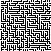

The script that saved this image:
import sys
import numpy as np
from PIL import Image

sys.setrecursionlimit(3000)
print("Recursion limit: ", sys.getrecursionlimit())

# Start at upper-leftmost position in the maze
#     Call recursive backtracker function with that location
#
#     function recursiveBacktracker(curr_location):
#       Is the curr_location the end?  If so, we're done!
#       Otherwise:
#         Get all the curr_location neighbors (not walls, of course!)
#         Go through the neighbors:
#           If we haven't already explored that neighbor location,
#             Recursively call recursiveBacktracker with neighbor as current location
#             If that recusive call found a solution, return it
#             If not, then keep checking all the neighbors
#         If we get all the way through the neighbors and no one has a solution,
#           Give up on this recursive branch and backtrack to an ancestor recursive call
#
#       path is a list of tuples

class Maze():

    def __init__(self, filename):
        maze = []
        c = 0
        with open(filename) as file:
            for line in file:
                maze.append([])
                for char in line:
                    if char == ' ':
                        maze[c].append(0)
                    else:
                        maze[c].append(1)
                c += 1
        self.maze = np.array(maze)
        self.height, self.width = self.maze.shape


    def findPath(self, start, end):
        path = self.recursiveBacktracker((start), (end), [])
        return path


    def recursiveBacktracker(self, current_location, end, path):
        if current_location == end:
            return path
        # path.append((current_location))
        row, col = current_location
        self.maze[row, col] = 2
        neighbors = self.getNeighbors(current_location)
        for neighbor in neighbors:
            nRow, nCol = neighbor
            if self.maze[nRow][nCol] != 2:
                finalPath = self.recursiveBacktracker((neighbor), (end), path[:] + [current_location])
                if finalPath != []:
                    finalPath.append(end)
                    return finalPath
        return []


    # return a list of tuples of the neighbors
    # location is a tuple
    def getNeighbors(self, location):
        row, col = location
        neighbors = []
        # RIGHT
        if self.maze[row][col+1] == 0:
            neighbors.append((row, col+1))
        # DOWN
        if self.maze[row+1][col] == 0:
            neighbors.append((row+1, col))
        # LEFT
        if self.maze[row][col-1] == 0:
            neighbors.append((row, col-1))
        # UP
        if self.maze[row-1][col] == 0:
            neighbors.append((row-1, col))
        return neighbors


    def saveImage(self, output_filename, end, path=[]):
        bitmap_image = Image.new("RGB", self.maze.shape)
        for row in range(self.maze.shape[0]):
            for col in range(self.maze.shape[1]):
                if (row, col) in path:
                    bitmap_image.putpixel((row, col), (255,0,0))
                elif self.maze[row, col] == 1:
                    bitmap_image.putpixel((row, col), (0,0,0)) # BLACK
                else:
                    bitmap_image.putpixel((row, col), (255,255,255)) # WHTIE
        # bitmap_image.putpixel(end, (0,255,0))
        bitmap_image.save(output_filename, "PNG")



if __name__ == "__main__":
    mb = Maze(sys.argv[1])
    start = (1, 1)
    end = (mb.height-2, mb.width-3)
    path = mb.findPath(start, end)
    mb.saveImage("path.png", end, path)
